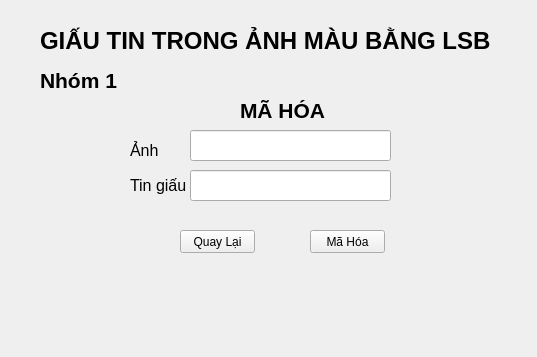
<?xml version="1.0" encoding="UTF-8"?>
<ui version="4.0">
 <class>ma_hoa</class>
 <widget class="QMainWindow" name="ma_hoa">
  <property name="geometry">
   <rect>
    <x>0</x>
    <y>0</y>
    <width>537</width>
    <height>357</height>
   </rect>
  </property>
  <property name="windowTitle">
   <string>Mã Hóa</string>
  </property>
  <widget class="QWidget" name="centralwidget">
   <widget class="QLabel" name="label">
    <property name="geometry">
     <rect>
      <x>40</x>
      <y>20</y>
      <width>491</width>
      <height>41</height>
     </rect>
    </property>
    <property name="font">
     <font>
      <family>Arial</family>
      <pointsize>18</pointsize>
      <weight>75</weight>
      <bold>true</bold>
     </font>
    </property>
    <property name="text">
     <string>GIẤU TIN TRONG ẢNH MÀU BẰNG LSB</string>
    </property>
   </widget>
   <widget class="QLabel" name="label_2">
    <property name="geometry">
     <rect>
      <x>40</x>
      <y>70</y>
      <width>91</width>
      <height>21</height>
     </rect>
    </property>
    <property name="font">
     <font>
      <family>Arial</family>
      <pointsize>16</pointsize>
      <weight>75</weight>
      <bold>true</bold>
     </font>
    </property>
    <property name="text">
     <string>Nhóm 1</string>
    </property>
   </widget>
   <widget class="QLabel" name="label_3">
    <property name="geometry">
     <rect>
      <x>240</x>
      <y>100</y>
      <width>91</width>
      <height>21</height>
     </rect>
    </property>
    <property name="font">
     <font>
      <family>Arial</family>
      <pointsize>16</pointsize>
      <weight>75</weight>
      <bold>true</bold>
     </font>
    </property>
    <property name="text">
     <string>MÃ HÓA</string>
    </property>
   </widget>
   <widget class="QLabel" name="label_4">
    <property name="geometry">
     <rect>
      <x>130</x>
      <y>140</y>
      <width>31</width>
      <height>21</height>
     </rect>
    </property>
    <property name="font">
     <font>
      <family>Arial</family>
      <pointsize>12</pointsize>
     </font>
    </property>
    <property name="text">
     <string>Ảnh</string>
    </property>
   </widget>
   <widget class="QLabel" name="label_5">
    <property name="geometry">
     <rect>
      <x>130</x>
      <y>170</y>
      <width>61</width>
      <height>31</height>
     </rect>
    </property>
    <property name="font">
     <font>
      <family>Arial</family>
      <pointsize>12</pointsize>
     </font>
    </property>
    <property name="text">
     <string>Tin giấu</string>
    </property>
   </widget>
   <widget class="QLineEdit" name="in_anh">
    <property name="geometry">
     <rect>
      <x>190</x>
      <y>130</y>
      <width>201</width>
      <height>31</height>
     </rect>
    </property>
   </widget>
   <widget class="QLineEdit" name="in_file">
    <property name="geometry">
     <rect>
      <x>190</x>
      <y>170</y>
      <width>201</width>
      <height>31</height>
     </rect>
    </property>
   </widget>
   <widget class="QPushButton" name="bat_dau">
    <property name="geometry">
     <rect>
      <x>310</x>
      <y>230</y>
      <width>75</width>
      <height>23</height>
     </rect>
    </property>
    <property name="text">
     <string>Mã Hóa</string>
    </property>
   </widget>
   <widget class="QPushButton" name="back">
    <property name="geometry">
     <rect>
      <x>180</x>
      <y>230</y>
      <width>75</width>
      <height>23</height>
     </rect>
    </property>
    <property name="text">
     <string>Quay Lại</string>
    </property>
   </widget>
  </widget>
 </widget>
 <resources/>
 <connections/>
</ui>
